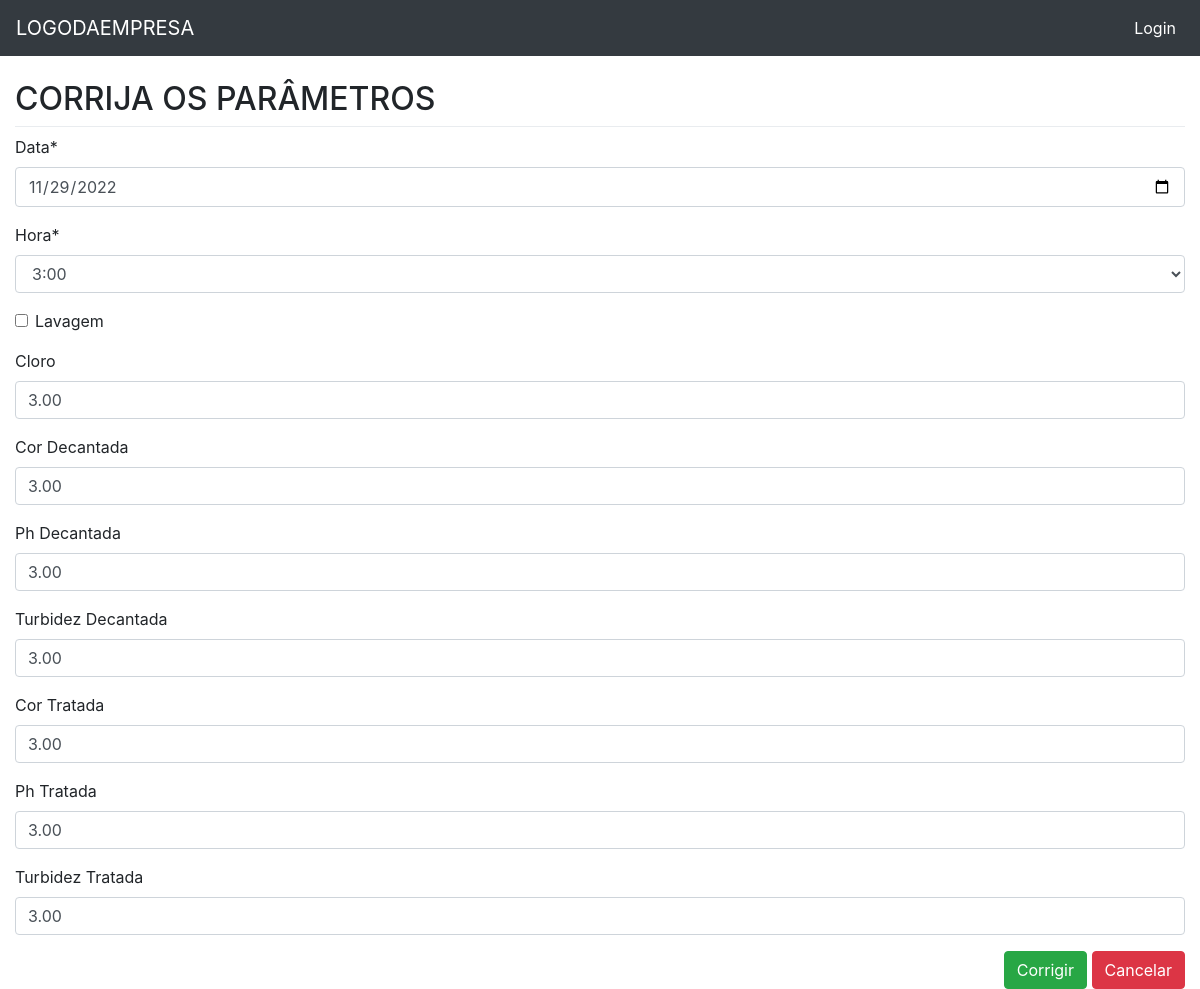
Screenshot of /eta_dois/update/4 with the database file from the repository.
### eta_dois/models.py (models this page shows, shortened)
class EtaDois(models.Model):
    data = models.DateField('Data', auto_now=False, auto_now_add=False)
    hora = models.CharField(max_length=5, choices=HORA_CHOICE)
    lavagem = models.BooleanField('Lavagem', default=False, blank=True)
    cloro = models.DecimalField('Cloro', max_digits=4, decimal_places=2, blank=True, null=True)
    cor_d = models.DecimalField('Cor Decantada', max_digits=4, decimal_places=2, blank=True, null=True)
    ph_d = models.DecimalField('Ph Decantada', max_digits=4, decimal_places=2, blank=True, null=True)
    turbidez_d = models.DecimalField('Turbidez Decantada', max_digits=4, decimal_places=2, blank=True, null=True)
    cor_t = models.DecimalField('Cor Tratada', max_digits=4, decimal_places=2, blank=True, null=True)
    ph_t = models.DecimalField('Ph Tratada', max_digits=4, decimal_places=2, blank=True, null=True)
    turbidez_t = models.DecimalField('Turbidez Tratada', max_digits=4, decimal_places=2, blank=True, null=True)
    class Meta:
        ordering = ('-data',)
        verbose_name = 'ETA DOIS'
        verbose_name_plural = 'ETA DOIS'

### eta_dois/views.py (the view)
# urls.py: path('update/<int:pk>', v.eta_dois_update, name='eta_dois_update'),
def eta_dois_update(request, pk):
    template_name = 'eta_dois_update.html'
    obj = EtaDois.objects.get(pk=pk)
    form = EtaDoisForm(request.POST or None, instance=obj)
    if request.method == 'POST':
        if form.is_valid():
            form.save()
            return HttpResponseRedirect(reverse('eta_dois:eta_dois_list'))
    context = {'form': form}
    return render(request, template_name, context)

### eta_dois/forms.py
class EtaDoisForm(forms.ModelForm):
    data = forms.DateField(
        label='Data',
        widget=forms.DateInput(
            format='%Y-%m-%d',
            attrs={
                'type': 'date'
            }),
        input_formats=('%Y-%m-%d',),
    )
    class Meta:
        model = EtaDois
        fields = '__all__'

### eta_dois/templates/eta_dois_update.html (shortened to what this page needs)
{% extends "base.html" %}
{% load static %}
{% load crispy_forms_tags %}
{% block content %}
    <h2>CORRIJA OS PARÂMETROS </h2>
    <div class="dropdown-divider"></div>
    <form action="" method="POST" >
    {{ form|crispy }}
    <span class="pull-right">
      <button type="submit" class="btn btn-success">Corrigir</button>
      <button type="reset" class="btn btn-danger" onclick="location.href = '{% url 'eta_dois:eta_dois_list' %}'">Cancelar</button>
    </span>
{% endblock %}

### core/static/css/style.css (style rules this page uses)
body { margin-top: 80px; }

### rows the page displays
EtaDois: data "11/29/2022", hora "3:00", cloro "3.00", cor_d "3.00", ph_d "3.00", turbidez_d "3.00", cor_t "3.00", ph_t "3.00", turbidez_t "3.00"
